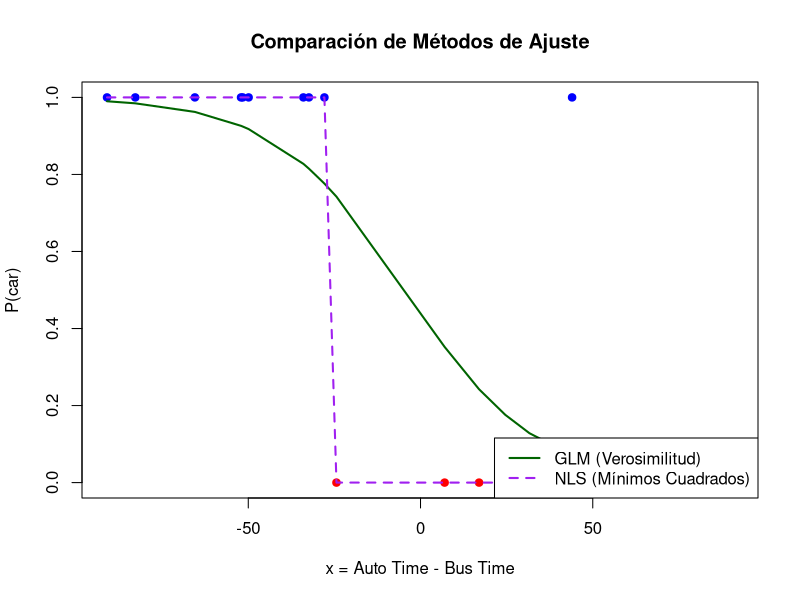

Write the R code that produced this figure.
## ---- chunk 1
knitr::opts_chunk$set(echo = TRUE)
## ---- chunk 2
auto_time <- c(52.90, 4.10, 4.10, 56.20, 51.80, 0.20, 27.60, 89.90, 41.50,
               95.00, 99.10, 18.50, 82.00, 8.60, 22.50, 51.40, 81.00, 51.00,
               62.20, 95.10, 41.60)

bus_time <- c(4.4, 28.5, 86.9, 31.6, 20.2, 91.2, 79.7, 2.2, 24.5,
              43.5, 8.4, 84, 38, 1.6, 74.1, 83.8, 19.2, 85, 90.1, 22.2, 91.5)

y <- c(0, 0, 1, 0, 0, 1, 1, 0, 0,
       0, 0, 1, 1, 0, 1, 1, 0, 1, 1, 0, 1)

x <- auto_time - bus_time
## ---- chunk 3
modelo <- glm(y ~ x, family = binomial)
summary(modelo)
## ---- chunk 4
modelo_nls <- nls(
  y ~ 1 / (1 + exp(-(b0 + b1 * x))),
  start = list(b0 = 0, b1 = 0.05)
)
summary(modelo_nls)
## ---- chunk 5
coef(modelo)
coef(modelo_nls)
## ---- chunk 6
plot(x, y, pch = 19, col = ifelse(y == 1, "blue", "red"),
     main = "Comparación de Métodos de Ajuste",
     xlab = "x = Auto Time - Bus Time", ylab = "P(car)")

x_sorted <- sort(x)

# GLM curve
lines(x_sorted,
      predict(modelo, data.frame(x = x_sorted), type = "response"),
      col = "darkgreen", lwd = 2)

# NLS curve (manual)
b0_nls <- coef(modelo_nls)["b0"]
b1_nls <- coef(modelo_nls)["b1"]
p_nls <- 1 / (1 + exp(-(b0_nls + b1_nls * x_sorted)))
lines(x_sorted, p_nls, col = "purple", lwd = 2, lty = 2)

legend("bottomright",
       legend = c("GLM (Verosimilitud)", "NLS (Mínimos Cuadrados)"),
       col = c("darkgreen", "purple"), lty = c(1, 2), lwd = 2)
## ---- chunk 7
set.seed(42)
datos <- data.frame(auto_time, bus_time, x, y)
bootstrap_sample <- datos[sample(1:nrow(datos), size = 100, replace = TRUE), ]
head(bootstrap_sample)
## ---- chunk 8
modelo_boot <- glm(y ~ x, data = bootstrap_sample, family = binomial)
summary(modelo_boot)
## ---- chunk 9
coef(modelo)
coef(modelo_boot)
